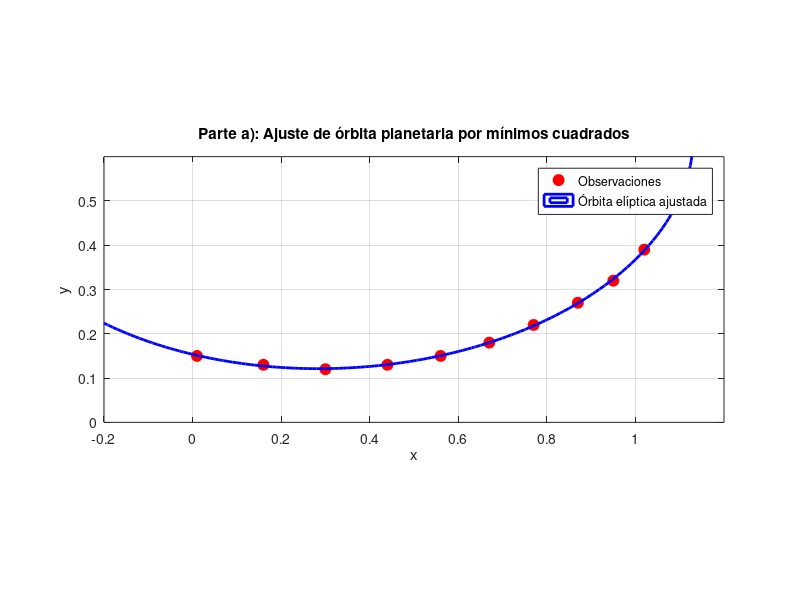

Write the MATLAB code that produced this figure.
% 1. Datos observacionales (10 posiciones)
x_obs = [1.02, 0.95, 0.87, 0.77, 0.67, 0.56, 0.44, 0.30, 0.16, 0.01]';
y_obs = [0.39, 0.32, 0.27, 0.22, 0.18, 0.15, 0.13, 0.12, 0.13, 0.15]';

% 2. Construcción de la matriz de diseño A (10 x 5) y del término independiente b
A = [y_obs.^2,  x_obs.*y_obs,  x_obs,  y_obs,  ones(size(x_obs))];
b = x_obs.^2;

% 3. Resolución por mínimos cuadrados (Ecuaciones normales A'*A * x = A'*b)
coef = (A' * A) \ (A' * b);

a = coef(1);
b_coef = coef(2);
c = coef(3);
d = coef(4);
e = coef(5);

% Mostrar coeficientes hallados
fprintf('=== Coeficientes orbitales hallados ===\n');
fprintf('a = %10.6f\n', a);
fprintf('b = %10.6f\n', b_coef);
fprintf('c = %10.6f\n', c);
fprintf('d = %10.6f\n', d);
fprintf('e = %10.6f\n', e);

% 4. Graficación de las observaciones y la órbita implícita resultante
[X, Y] = meshgrid(-0.2:0.01:1.2, 0.0:0.01:0.6);

% Ecuación implícita de la forma: Z(X,Y) = 0
Z = X.^2 - (a*Y.^2 + b_coef*X.*Y + c*X + d*Y + e);

figure;
plot(x_obs, y_obs, 'ro', 'MarkerSize', 8, 'MarkerFaceColor', 'r', 'DisplayName', 'Observaciones');
hold on;
contour(X, Y, Z, [0 0], 'b-', 'LineWidth', 2, 'DisplayName', 'Órbita elíptica ajustada');

grid on;
xlabel('x');
ylabel('y');
title('Parte a): Ajuste de órbita planetaria por mínimos cuadrados');
legend('Location', 'northeast');
axis equal;
